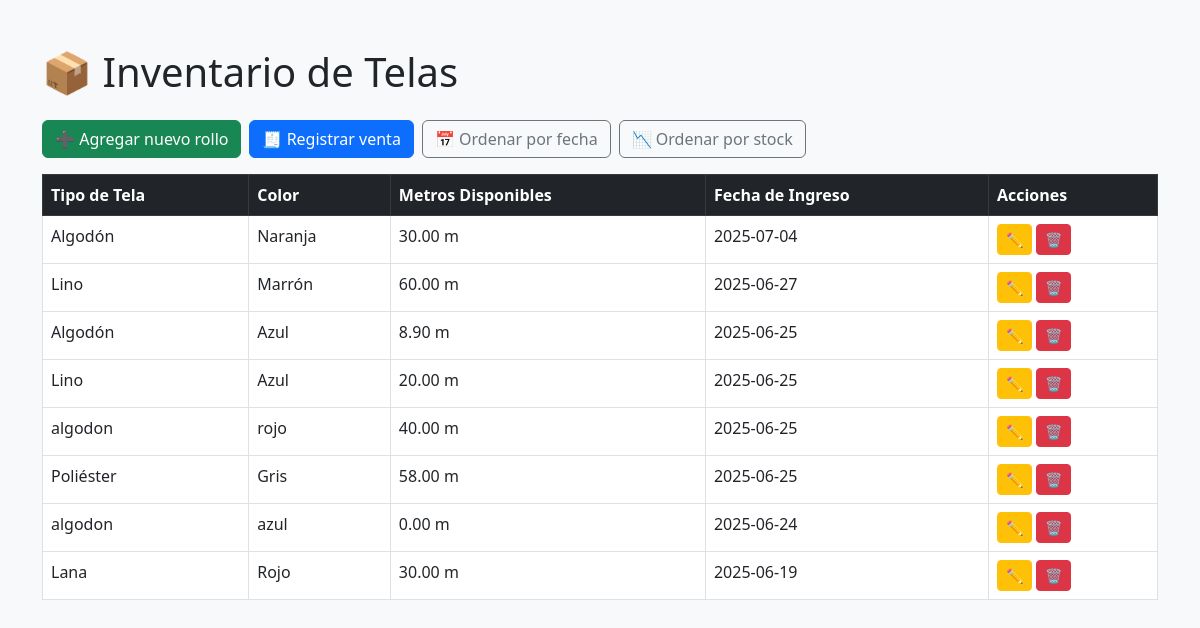
The page / on the database its author committed.
### tables this page shows
CREATE TABLE `rollos` (
  `id` int(11) NOT NULL,
  `tipo_tela` varchar(100) NOT NULL,
  `color` varchar(100) NOT NULL,
  `largo_original` decimal(6,2) NOT NULL,
  `metros_disponibles` decimal(6,2) NOT NULL,
  `fecha_ingreso` date NOT NULL
);

### index.php (the view, shortened to what this page needs)
<?php
include 'conexion.php';
$orden = $_GET['orden'] ?? 'fecha';
if ($orden === 'stock') {
    $sql = "SELECT * FROM rollos ORDER BY metros_disponibles ASC";
} else {
    $sql = "SELECT * FROM rollos ORDER BY fecha_ingreso DESC";
}
$resultado = $conn->query($sql);
?>
<!DOCTYPE html>
<html lang="es">
<head>
    <link href="https://cdn.jsdelivr.net/npm/bootstrap@5.3.0/dist/css/bootstrap.min.css" rel="stylesheet">
</head>
<body class="bg-light">
    <div class="container mt-5">
        <h1 class="mb-4">📦 Inventario de Telas</h1>
        <div class="mb-3 d-flex flex-wrap gap-2">
            <a href="agregar_rollo.php" class="btn btn-success">➕ Agregar nuevo rollo</a>
            <a href="registrar_venta.php" class="btn btn-primary">🧾 Registrar venta</a>
            <a href="index.php?orden=fecha" class="btn btn-outline-secondary">📅 Ordenar por fecha</a>
            <a href="index.php?orden=stock" class="btn btn-outline-secondary">📉 Ordenar por stock</a>
        </div>
        <table class="table table-bordered table-hover bg-white">
            <thead class="table-dark">
                <tr>
                    <th>Tipo de Tela</th>
                    <th>Color</th>
                    <th>Metros Disponibles</th>
                    <th>Fecha de Ingreso</th>
                    <th>Acciones</th>
                </tr>
            </thead>
            <tbody>
                <?php while($row = $resultado->fetch_assoc()): ?>
                <tr>
                    <td><?= htmlspecialchars($row['tipo_tela']) ?></td>
                    <td><?= htmlspecialchars($row['color']) ?></td>
                    <td><?= $row['metros_disponibles'] ?> m</td>
                    <td><?= $row['fecha_ingreso'] ?></td>
                    <td>
                        <a href="editar_rollo.php?id=<?= $row['id'] ?>" class="btn btn-sm btn-warning">✏️</a>
                        <a href="eliminar_rollo.php?id=<?= $row['id'] ?>" class="btn btn-sm btn-danger" onclick="return confirm('¿Estás seguro de eliminar este rollo?');">🗑</a>
                    </td>
                </tr>
                <?php endwhile; ?>
            </tbody>
        </table>
    </div>
</body>
</html>

### rows shown on the page
rollos: tipo_tela "Algodón", color "Naranja", metros_disponibles "30.00", fecha_ingreso "2025-07-04"
rollos: tipo_tela "Lino", color "Marrón", metros_disponibles "60.00", fecha_ingreso "2025-06-27"
rollos: tipo_tela "Algodón", color "Azul", metros_disponibles "8.90", fecha_ingreso "2025-06-25"
rollos: tipo_tela "Lino", color "Azul", metros_disponibles "20.00", fecha_ingreso "2025-06-25"
rollos: tipo_tela "algodon", color "rojo", metros_disponibles "40.00", fecha_ingreso "2025-06-25"
rollos: tipo_tela "Poliéster", color "Gris", metros_disponibles "58.00", fecha_ingreso "2025-06-25"
rollos: tipo_tela "algodon", color "azul", metros_disponibles "0.00", fecha_ingreso "2025-06-24"
rollos: tipo_tela "Lana", color "Rojo", metros_disponibles "30.00", fecha_ingreso "2025-06-19"
